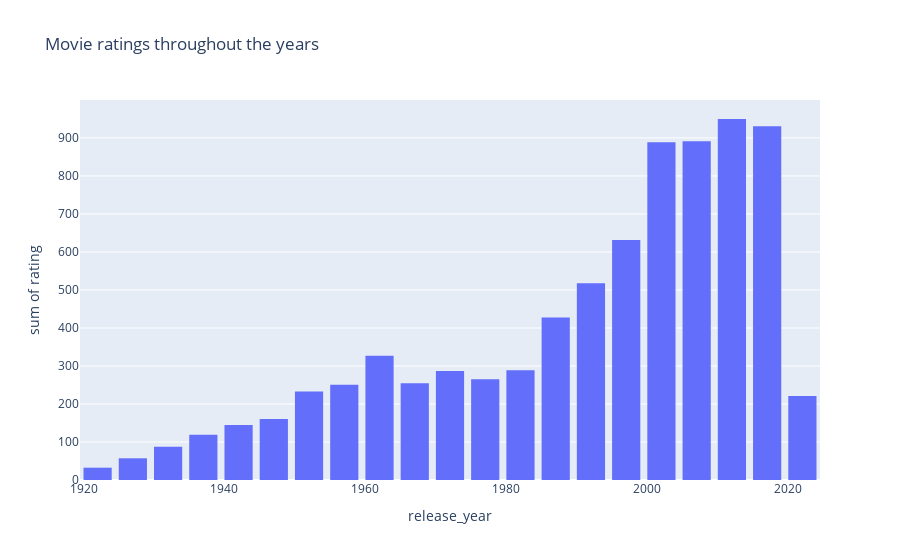

Here is the notebook cell this chart was saved with:
### Code cell
fig = px.histogram(movie_df, 
                   y = "rating",
                   x = "release_year",
                   title = "Movie ratings throughout the years") 
fig.update_layout(bargap=0.2)

### Figure 1 — Plotly figure (JSON) as saved in the notebook; plotly's stock layout.template omitted (floating-point values rounded to 4 significant figures; data arrays with more than 128 entries replaced by an {"elided": "..."} marker saying what was removed)
{"data": [{"alignmentgroup": "True", "bingroup": "x", "histfunc": "sum", "hovertemplate": "release_year=%{x}<br>sum of rating=%{y}<extra></extra>", "legendgroup": "", "marker": {"color": "#636efa", "pattern": {"shape": ""}}, "name": "", "offsetgroup": "", "orientation": "v", "showlegend": false, "type": "histogram", "x": {"elided": "1000 int values"}, "xaxis": "x", "y": {"elided": "1000 float values"}, "yaxis": "y"}], "layout": {"bargap": 0.2, "barmode": "relative", "legend": {"tracegroupgap": 0}, "title": {"text": "Movie ratings throughout the years"}, "xaxis": {"anchor": "y", "domain": [0, 1], "title": {"text": "release_year"}}, "yaxis": {"anchor": "x", "domain": [0, 1], "title": {"text": "sum of rating"}}}}
